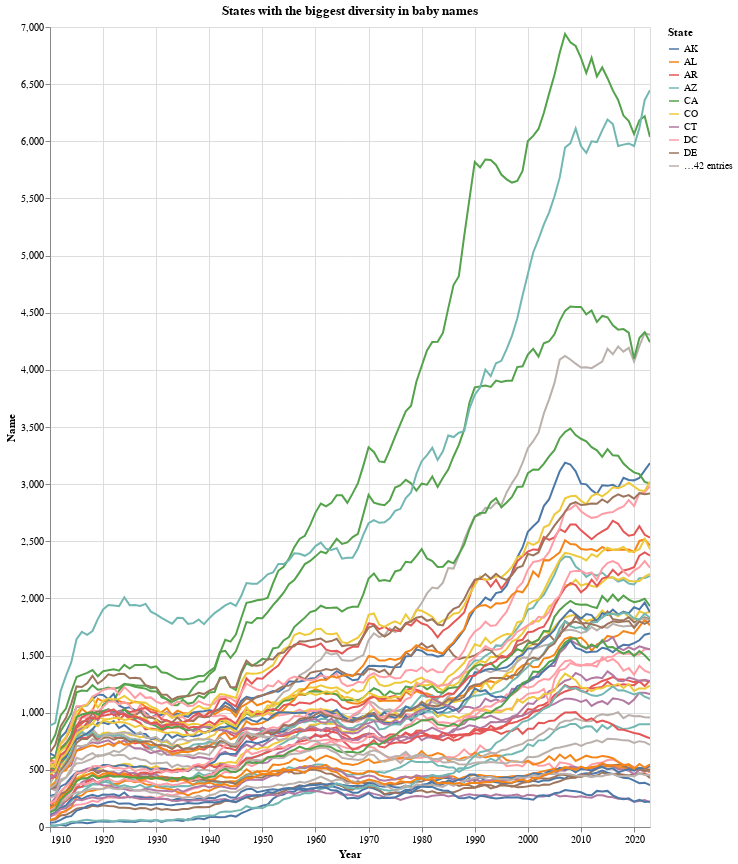

The cell this chart's notebook holds for it:
### Code cell
# What is the trend of the number of unique names by state?
unique_names_by_state = state_df.groupby(['Year', 'State'])['Name'].nunique().reset_index()
unique_names_by_state

alt.Chart(unique_names_by_state, title='States with the biggest diversity in baby names').mark_line().encode(
    x=alt.X('Year:T', axis=alt.Axis(format='%Y')),
    y='Name:Q',
    color=alt.Color('State:N', legend=alt.Legend(symbolLimit=10)), 
    tooltip='State'
).properties(
    width=600,
    height=800
).interactive()

### Figure 1 — Vega specification as saved in the notebook (floating-point values rounded to 4 significant figures; data arrays with more than 128 entries replaced by an {"elided": "..."} marker saying what was removed)
{"$schema": "https://vega.github.io/schema/vega/v5.json", "data": [{"name": "param_4_store"}, {"name": "source_0", "values": {"elided": "5814 records"}, "transform": [{"type": "formula", "expr": "toDate(datum['Year'])", "as": "Year"}]}, {"name": "source_0_y_domain_Name", "values": [{"min": 10, "max": 6939}]}, {"name": "source_0_color_domain_State", "values": [{"State": "AK"}, {"State": "AL"}, {"State": "AR"}, {"State": "AZ"}, {"State": "CA"}, {"State": "CO"}, {"State": "CT"}, {"State": "DC"}, {"State": "DE"}, {"State": "FL"}, {"State": "GA"}, {"State": "HI"}, {"State": "IA"}, {"State": "ID"}, {"State": "IL"}, {"State": "IN"}, {"State": "KS"}, {"State": "KY"}, {"State": "LA"}, {"State": "MA"}, {"State": "MD"}, {"State": "ME"}, {"State": "MI"}, {"State": "MN"}, {"State": "MO"}, {"State": "MS"}, {"State": "MT"}, {"State": "NC"}, {"State": "ND"}, {"State": "NE"}, {"State": "NH"}, {"State": "NJ"}, {"State": "NM"}, {"State": "NV"}, {"State": "NY"}, {"State": "OH"}, {"State": "OK"}, {"State": "OR"}, {"State": "PA"}, {"State": "RI"}, {"State": "SC"}, {"State": "SD"}, {"State": "TN"}, {"State": "TX"}, {"State": "UT"}, {"State": "VA"}, {"State": "VT"}, {"State": "WA"}, {"State": "WI"}, {"State": "WV"}, {"State": "WY"}]}], "signals": [{"name": "unit", "value": {}, "on": [{"events": "pointermove", "update": "isTuple(group()) ? group() : unit"}]}, {"name": "param_4", "update": "vlSelectionResolve(\"param_4_store\", \"union\")"}, {"name": "param_4_Year", "on": [{"events": [{"source": "view", "type": "dblclick"}], "update": "null"}, {"events": {"signal": "param_4_translate_delta"}, "update": "panLinear(param_4_translate_anchor.extent_x, -param_4_translate_delta.x / width)"}, {"events": {"signal": "param_4_zoom_delta"}, "update": "zoomLinear(domain(\"x\"), param_4_zoom_anchor.x, param_4_zoom_delta)"}]}, {"name": "param_4_Name", "on": [{"events": [{"source": "view", "type": "dblclick"}], "update": "null"}, {"events": {"signal": "param_4_translate_delta"}, "update": "panLinear(param_4_translate_anchor.extent_y, param_4_translate_delta.y / height)"}, {"events": {"signal": "param_4_zoom_delta"}, "update": "zoomLinear(domain(\"y\"), param_4_zoom_anchor.y, param_4_zoom_delta)"}]}, {"name": "param_4_tuple", "on": [{"events": [{"signal": "param_4_Year || param_4_Name"}], "update": "param_4_Year && param_4_Name ? {unit: \"\", fields: param_4_tuple_fields, values: [param_4_Year,param_4_Name]} : null"}]}, {"name": "param_4_tuple_fields", "value": [{"field": "Year", "channel": "x", "type": "R"}, {"field": "Name", "channel": "y", "type": "R"}]}, {"name": "param_4_translate_anchor", "value": {}, "on": [{"events": [{"source": "scope", "type": "pointerdown"}], "update": "{x: x(unit), y: y(unit), extent_x: domain(\"x\"), extent_y: domain(\"y\")}"}]}, {"name": "param_4_translate_delta", "value": {}, "on": [{"events": [{"source": "window", "between": [{"source": "scope", "type": "pointerdown"}, {"source": "window", "type": "pointerup"}], "consume": true, "type": "pointermove"}], "update": "{x: param_4_translate_anchor.x - x(unit), y: param_4_translate_anchor.y - y(unit)}"}]}, {"name": "param_4_zoom_anchor", "on": [{"events": [{"source": "scope", "type": "wheel", "consume": true}], "update": "{x: invert(\"x\", x(unit)), y: invert(\"y\", y(unit))}"}]}, {"name": "param_4_zoom_delta", "on": [{"events": [{"source": "scope", "consume": true, "type": "wheel"}], "update": "pow(1.001, event.deltaY * pow(16, event.deltaMode))", "force": true}]}, {"name": "param_4_modify", "on": [{"events": {"signal": "param_4_tuple"}, "update": "modify(\"param_4_store\", param_4_tuple, true)"}]}], "marks": [{"type": "group", "name": "pathgroup", "from": {"facet": {"data": "source_0", "name": "faceted_path_main", "groupby": ["State"]}}, "encode": {"update": {"height": {"field": {"signal": null, "datum": null, "group": "height", "parent": null}}, "width": {"field": {"signal": null, "datum": null, "group": "width", "parent": null}}}}, "marks": [{"type": "line", "name": "marks", "from": {"data": "faceted_path_main"}, "sort": {"field": "datum[\"Year\"]"}, "encode": {"update": {"tooltip": {"signal": "isValid(datum[\"State\"]) ? datum[\"State\"] : \"\"+datum[\"State\"]"}, "x": {"field": "Year", "scale": "x"}, "defined": {"signal": "isValid(datum[\"Year\"]) && isFinite(+datum[\"Year\"]) && isValid(datum[\"Name\"]) && isFinite(+datum[\"Name\"])"}, "stroke": {"field": "State", "scale": "color"}, "y": {"field": "Name", "scale": "y"}}}, "clip": true, "interactive": true, "style": ["line"]}]}], "scales": [{"name": "x", "type": "time", "domain": {"data": "source_0", "field": "Year"}, "range": [0, {"signal": "width"}], "domainRaw": {"signal": "param_4[\"Year\"]"}}, {"name": "y", "type": "linear", "domain": [{"signal": "(data(\"source_0_y_domain_Name\")[0] || {}).min"}, {"signal": "(data(\"source_0_y_domain_Name\")[0] || {}).max"}], "range": [{"signal": "height"}, 0], "zero": true, "nice": true, "domainRaw": {"signal": "param_4[\"Name\"]"}}, {"name": "color", "type": "ordinal", "domain": {"data": "source_0_color_domain_State", "field": "State", "sort": true}, "range": "category"}], "axes": [{"scale": "x", "maxExtent": 0, "labels": false, "domain": false, "gridScale": "y", "orient": "bottom", "minExtent": 0, "grid": true, "aria": false, "ticks": false, "zindex": 0, "tickCount": {"signal": "ceil(width/40)"}}, {"scale": "y", "orient": "left", "gridScale": "x", "maxExtent": 0, "zindex": 0, "ticks": false, "domain": false, "aria": false, "tickCount": {"signal": "ceil(height/40)"}, "minExtent": 0, "grid": true, "labels": false}, {"scale": "x", "labelOverlap": true, "format": "%Y", "tickCount": {"signal": "ceil(width/40)"}, "orient": "bottom", "grid": false, "title": "Year", "zindex": 0, "labelFlush": true}, {"scale": "y", "grid": false, "title": "Name", "tickCount": {"signal": "ceil(height/40)"}, "labelOverlap": true, "zindex": 0, "orient": "left"}], "title": {"text": "States with the biggest diversity in baby names", "frame": "group"}, "style": "cell", "width": 600, "height": 800, "legends": [{"symbolLimit": 10, "stroke": "color", "symbolType": "stroke", "title": "State"}], "background": "white", "padding": 5}
